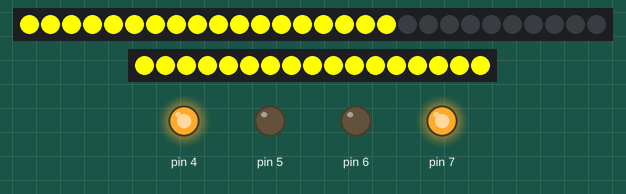
Recording of a sketch running on a simulated Arduino Uno, built with avr-gcc and run on an emulated ATmega328P. On the bench: 28 RGB LEDs in strip order, left to right, 17 RGB LEDs in strip order, left to right, output pins drawn as LEDs (lit = HIGH).

Above: at 8.96 s.
At 11.46 s:
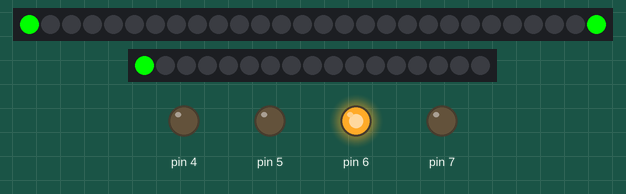
At 17.48 s:
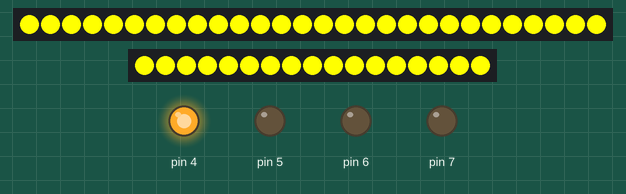
At 20.29 s:
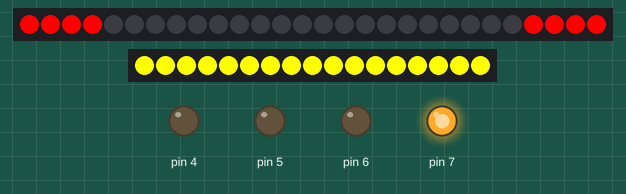
At 28.14 s:
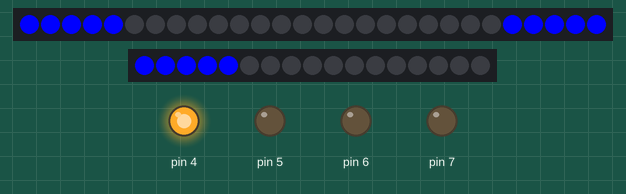
At 36.36 s:
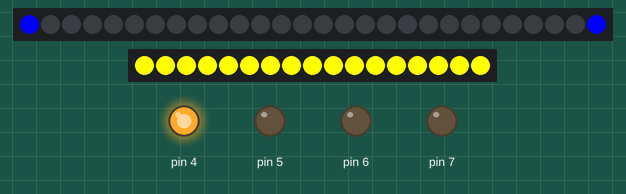
Timing chart, 0 to 40.0 s (numbered marks = the images above):
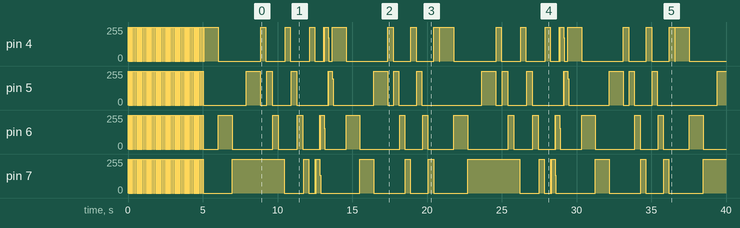

The sketch:

sketch_feb29a.ino
```cpp
#include <Adafruit_NeoPixel.h>


// pin on which Arduino is connected to the NeoPixel
int LEDPIN = 2;
int LEDPIN2 = 1;
//blue LEDS

// how many NeoPixels are attached to the Arduino
int NUMPIXELS = 28;
int NUMPIXELS2 = 17;

//flicker delay
unsigned long delayStart = 0; // the time the delay started
bool delayRunning = false;
bool rainbow = true;


Adafruit_NeoPixel pixels = Adafruit_NeoPixel(NUMPIXELS, LEDPIN ,NEO_GRB + NEO_KHZ800);
Adafruit_NeoPixel pixels2 = Adafruit_NeoPixel(NUMPIXELS2, LEDPIN2 ,NEO_GRB + NEO_KHZ800);


int delayval = 1000; //delay for half a second

void setup() {
  // put your setup code here, to run once:
  pixels.begin();
  pixels2.begin();
  //Blue Pin
  pinMode(4, OUTPUT);
  //Yellow Pin
  pinMode(5, OUTPUT);
  //Green Pin
  pinMode(6, OUTPUT);
  //Red Pin
  pinMode(7, OUTPUT);


  delayStart = millis();   // start delay
 // delayRunning = true; // not finished yet
}

void loop() {
  // put your main code here, to run repeatedly:
  /**
  delay(1000);
  digitalWrite(13, LOW);
  delay(1000);
  **/

  /**Need 3 second delay from hitting upload
  or wait until yellow light starts blinking**/
  //Intial flickering (4 seconds)
  while ((millis() - delayStart) <= 5000){ //stops after 4 seconds
    digitalWrite(4, HIGH);
    digitalWrite(5, HIGH);
    digitalWrite(6, HIGH);
    digitalWrite(7, HIGH);
    delay(50);
    digitalWrite(4, LOW);
    digitalWrite(5, LOW);
    digitalWrite(6, LOW);
    digitalWrite(7, LOW);
    delay(50);
    for (int i = 0; i<28; i++) {
        pixels.setPixelColor(i, pixels.Color(255,0,0));
        pixels2.setPixelColor(i, pixels2.Color(255,0,0));

    }
    pixels.show();
    pixels2.show();

    for (int i = 0; i<28; i++) {
      pixels.setPixelColor(i, pixels.Color(0,0,0));
      pixels2.setPixelColor(i, pixels2.Color(0,0,0));
   }
   pixels.show();
   pixels2.show();

  }


  //Loading Bar
 // while ((millis() - delayStart) <= 7500) {//stops at 9 second mark

    for(int i =0; i < 18; i++) {
      pixels.setPixelColor(i, pixels.Color(0,0,255));
      pixels2.setPixelColor(i, pixels2.Color(0,0,255));

      pixels.show();
      pixels2.show();

      digitalWrite(4, HIGH);
      delay(50);
      digitalWrite(4, LOW);

    }
  for(int i =0; i < 18; i++) {
      pixels.setPixelColor(i, pixels.Color(0,255,0));
      pixels2.setPixelColor(i, pixels2.Color(0,255,0));

      pixels.show();
      pixels2.show();

      digitalWrite(6, HIGH);
      delay(50);
      digitalWrite(6, LOW);

    }
  for(int i =0; i < 18; i++) {
      pixels.setPixelColor(i, pixels.Color(255,0,0));
      pixels2.setPixelColor(i, pixels2.Color(255,0,0));

      pixels.show();
      pixels2.show();

      digitalWrite(7, HIGH);
      delay(50);
      digitalWrite(7, HIGH);

  }
  for(int i =0; i < 18; i++) {
      pixels.setPixelColor(i, pixels.Color(255,255,0));
      pixels2.setPixelColor(i, pixels2.Color(255,255,0));

      pixels.show();
      pixels2.show();

      digitalWrite(5, HIGH);
      delay(50);
      digitalWrite(5, LOW);

  }

 //Quick Bounce x2.5
 //Bounce drip in blue
  for (int i = 0; i < 14; i++) {
      pixels.setPixelColor(i, pixels.Color(0,0,255));
      pixels.setPixelColor(27 - i, pixels.Color(0,0,255));
      pixels2.setPixelColor(i, pixels2.Color(0,0,255));
      pixels2.setPixelColor(27 - i, pixels2.Color(0,0,255));
      pixels.show();
      pixels2.show();

      delay(25);
      digitalWrite(4, HIGH);
    }
  for (int i = 13; i >= 0; i--) {
      pixels.setPixelColor(i, pixels.Color(0,0,0));
      pixels.setPixelColor(27 - i, pixels.Color(0,0,0));
      pixels2.setPixelColor(i, pixels2.Color(0,0,0));
      pixels2.setPixelColor(27 - i, pixels2.Color(0,0,0));
      pixels.show();
      pixels2.show();

      //delay(25);
      digitalWrite(4, LOW);
    }

  //Bounce drip in yellow
  for (int i = 0; i < 14; i++) {
      pixels.setPixelColor(i, pixels.Color(255,255,0));
      pixels.setPixelColor(27 - i, pixels.Color(255,255,0));
      pixels2.setPixelColor(i, pixels2.Color(255,255,0));
      pixels2.setPixelColor(27 - i, pixels2.Color(255,255,0));
      pixels.show();
      pixels2.show();
      delay(25);
      digitalWrite(5, HIGH);

    }
  for (int i = 13; i >= 0; i--) {
      pixels.setPixelColor(i, pixels.Color(0,0,0));
      pixels.setPixelColor(27 - i, pixels.Color(0,0,0));
      pixels2.setPixelColor(i, pixels2.Color(0,0,0));
      pixels2.setPixelColor(27 - i, pixels2.Color(0,0,0));
      pixels.show();
      pixels2.show();

      //delay(25);
      digitalWrite(5, LOW);

    }

  //Bounce drip in green
  for (int i = 0; i < 14; i++) {
      pixels.setPixelColor(i, pixels.Color(0,255,0));
      pixels.setPixelColor(27 - i, pixels.Color(0,255,0));
      pixels2.setPixelColor(i, pixels2.Color(0,255,0));
      pixels2.setPixelColor(27 - i, pixels2.Color(0,255,0));
      pixels.show();
      pixels2.show();

      delay(25);
      digitalWrite(6, HIGH);


    }
  for (int i = 13; i >= 0; i--) {
      pixels.setPixelColor(i, pixels.Color(0,0,0));
      pixels.setPixelColor(27 - i, pixels.Color(0,0,0));
      pixels2.setPixelColor(i, pixels2.Color(0,0,0));
      pixels2.setPixelColor(27 - i, pixels2.Color(0,0,0));
      pixels.show();
      pixels2.show();

      //delay(25);
      digitalWrite(6, LOW);
    }

  //Bounce drip in red
  for (int i = 0; i < 14; i++) {
      pixels.setPixelColor(i, pixels.Color(255,0,0));
      pixels.setPixelColor(27 - i, pixels.Color(255,0,0));
      pixels2.setPixelColor(i, pixels2.Color(255,0,0));
      pixels2.setPixelColor(27 - i, pixels2.Color(255,0,0));
      pixels.show();
      pixels2.show();

      delay(25);
      digitalWrite(7, HIGH);

    }
  for (int i = 13; i >= 0; i--) {
      pixels.setPixelColor(i, pixels.Color(0,0,0));
      pixels.setPixelColor(27 - i, pixels.Color(0,0,0));
      pixels2.setPixelColor(i, pixels2.Color(0,0,0));
      pixels2.setPixelColor(27 - i, pixels2.Color(0,0,0));
      pixels.show();
      pixels2.show();

      //delay(25);
      digitalWrite(7, LOW);

    }
       //Bounce drip in blue
  for (int i = 0; i < 14; i++) {
      pixels.setPixelColor(i, pixels.Color(0,0,255));
      pixels.setPixelColor(27 - i, pixels.Color(0,0,255));
      pixels2.setPixelColor(i, pixels2.Color(0,0,255));
      pixels2.setPixelColor(27 - i, pixels2.Color(0,0,255));
      pixels.show();
      pixels2.show();

      delay(25);
      digitalWrite(4, HIGH);
    }
  for (int i = 13; i >= 0; i--) {
      pixels.setPixelColor(i, pixels.Color(0,0,0));
      pixels.setPixelColor(27 - i, pixels.Color(0,0,0));
      pixels2.setPixelColor(i, pixels2.Color(0,0,0));
      pixels2.setPixelColor(27 - i, pixels2.Color(0,0,0));
      pixels.show();
      pixels2.show();

      //delay(25);
      digitalWrite(4, LOW);
    }

  //Bounce drip in yellow
  for (int i = 0; i < 14; i++) {
      pixels.setPixelColor(i, pixels.Color(255,255,0));
      pixels.setPixelColor(27 - i, pixels.Color(255,255,0));
      pixels2.setPixelColor(i, pixels2.Color(255,255,0));
      pixels2.setPixelColor(27 - i, pixels2.Color(255,255,0));
      pixels.show();
      pixels2.show();

      delay(25);
      digitalWrite(5, HIGH);

    }
  for (int i = 13; i >= 0; i--) {
      pixels.setPixelColor(i, pixels.Color(0,0,0));
      pixels.setPixelColor(27 - i, pixels.Color(0,0,0));
      pixels2.setPixelColor(i, pixels2.Color(0,0,0));
      pixels2.setPixelColor(27 - i, pixels2.Color(0,0,0));
      pixels.show();
      pixels2.show();

      //delay(25);
      digitalWrite(5, LOW);

    }
     //Bounce drip in green
  for (int i = 0; i < 14; i++) {
      pixels.setPixelColor(i, pixels.Color(0,255,0));
      pixels.setPixelColor(27 - i, pixels.Color(0,255,0));
      pixels2.setPixelColor(i, pixels2.Color(0,255,0));
      pixels2.setPixelColor(27 - i, pixels2.Color(0,255,0));
      pixels.show();
      pixels2.show();

      delay(25);
      digitalWrite(6, HIGH);

    }
  for (int i = 13; i >= 0; i--) {
      pixels.setPixelColor(i, pixels.Color(0,0,0));
      pixels.setPixelColor(27 - i, pixels.Color(0,0,0));
      pixels2.setPixelColor(i, pixels2.Color(0,0,0));
      pixels2.setPixelColor(27 - i, pixels2.Color(0,0,0));
      pixels.show();
      pixels2.show();

      //delay(25);
      digitalWrite(6, LOW);

    }
     //Bounce drip in red
  for (int i = 0; i < 14; i++) {
      pixels.setPixelColor(i, pixels.Color(255,0,0));
      pixels2.setPixelColor(27 - i, pixels.Color(255,0,0));
      pixels2.setPixelColor(i, pixels2.Color(255,0,0));
      pixels.setPixelColor(27 - i, pixels2.Color(255,0,0));
      pixels.show();
      pixels2.show();

      delay(25);
      digitalWrite(7, HIGH);

    }
  for (int i = 13; i >= 0; i--) {
      pixels.setPixelColor(i, pixels.Color(0,0,0));
      pixels.setPixelColor(27 - i, pixels.Color(0,0,0));
      pixels2.setPixelColor(i, pixels2.Color(0,0,0));
      pixels2.setPixelColor(27 - i, pixels2.Color(0,0,0));
      pixels.show();
      pixels2.show();

      //delay(25);
      digitalWrite(7, LOW);

    }

   //Bounce drip in blue
  for (int i = 0; i < 14; i++) {
      pixels.setPixelColor(i, pixels.Color(0,0,255));
      pixels.setPixelColor(27 - i, pixels.Color(0,0,255));
      pixels2.setPixelColor(i, pixels2.Color(0,0,255));
      pixels2.setPixelColor(27 - i, pixels2.Color(0,0,255));
      pixels.show();
      pixels2.show();

      delay(25);
      digitalWrite(4, HIGH);
    }
  for (int i = 13; i >= 0; i--) {
      pixels.setPixelColor(i, pixels.Color(0,0,0));
      pixels.setPixelColor(27 - i, pixels.Color(0,0,0));
      pixels2.setPixelColor(i, pixels2.Color(0,0,0));
      pixels2.setPixelColor(27 - i, pixels2.Color(0,0,0));
      pixels.show();
      pixels2.show();

      //delay(25);
      digitalWrite(4, LOW);
    }
   //Rainbow drip
    for (int i = 0; i < 28; i++) {
      pixels.setPixelColor(i, pixels.Color(255,0,0));
      pixels2.setPixelColor(i, pixels2.Color(255,0,0));

      digitalWrite(7, HIGH);
      delay(10);
      digitalWrite(7, LOW);
    }
    pixels.show();
    pixels2.show();


    for (int i = 0; i < 28; i++) {
      pixels.setPixelColor(i, pixels.Color(0,255,0));
      pixels2.setPixelColor(i, pixels2.Color(0,255,0));

      digitalWrite(6, HIGH);
      delay(10);
      digitalWrite(6, LOW);
    }
    pixels.show();
    pixels2.show();


     for (int i = 0; i < 28; i++) {
      pixels.setPixelColor(i, pixels.Color(0,0,255));
      pixels2.setPixelColor(i, pixels2.Color(0,0,255));

      digitalWrite(4, HIGH);
      delay(10);
      digitalWrite(4, LOW);
    }
    pixels.show();
    pixels2.show();


     for (int i = 0; i < 28; i++) {
      pixels.setPixelColor(i, pixels.Color(255,255,0));
      pixels2.setPixelColor(i, pixels2.Color(255,255,0));

      digitalWrite(5, HIGH);
      delay(10);
      digitalWrite(5, LOW);
    }

    pixels.show();
    pixels2.show();


    for(int i =0; i < 18; i++) {
      pixels.setPixelColor(i, pixels.Color(0,0,255));
      pixels.show();
      digitalWrite(4, HIGH);
      delay(50);
      digitalWrite(4, LOW);
    }
  for(int i =0; i < 18; i++) {
      pixels.setPixelColor(i, pixels.Color(0,255,0));
      pixels.show();
      digitalWrite(6, HIGH);
      delay(50);
      digitalWrite(6, LOW);
    }
  for(int i =0; i < 18; i++) {
      pixels.setPixelColor(i, pixels.Color(255,0,0));
      pixels.show();
      digitalWrite(7, HIGH);
      delay(50);
      digitalWrite(7, LOW);
  }
  for(int i =0; i < 18; i++) {
      pixels.setPixelColor(i, pixels.Color(255,255,0));
      pixels.show();
      digitalWrite(5, HIGH);
      delay(50);
      digitalWrite(5, LOW);

  }

 //Quick Bounce x2.5
 //Bounce drip in blue
  for (int i = 0; i < 14; i++) {
      pixels.setPixelColor(i, pixels.Color(0,0,255));
      pixels.setPixelColor(27 - i, pixels.Color(0,0,255));
      pixels.show();
      digitalWrite(4, HIGH);
      delay(25);
    }
  for (int i = 13; i >= 0; i--) {
      pixels.setPixelColor(i, pixels.Color(0,0,0));
      pixels.setPixelColor(27 - i, pixels.Color(0,0,0));
      pixels.show();
      //delay(25);
      digitalWrite(4, LOW);

    }

  //Bounce drip in yellow
  for (int i = 0; i < 14; i++) {
      pixels.setPixelColor(i, pixels.Color(255,255,0));
      pixels.setPixelColor(27 - i, pixels.Color(255,255,0));
      pixels.show();
      delay(25);
      digitalWrite(5, HIGH);

    }
  for (int i = 13; i >= 0; i--) {
      pixels.setPixelColor(i, pixels.Color(0,0,0));
      pixels.setPixelColor(27 - i, pixels.Color(0,0,0));
      pixels.show();
      //delay(25);
      digitalWrite(5, LOW);

    }

  //Bounce drip in green
  for (int i = 0; i < 14; i++) {
      pixels.setPixelColor(i, pixels.Color(0,255,0));
      pixels.setPixelColor(27 - i, pixels.Color(0,255,0));
      pixels.show();
      delay(25);
      digitalWrite(6, HIGH);

    }
  for (int i = 13; i >= 0; i--) {
      pixels.setPixelColor(i, pixels.Color(0,0,0));
      pixels.setPixelColor(27 - i, pixels.Color(0,0,0));
      pixels.show();
      //delay(25);
      digitalWrite(6, LOW);

    }

  //Bounce drip in red
  for (int i = 0; i < 14; i++) {
      pixels.setPixelColor(i, pixels.Color(255,0,0));
      pixels.setPixelColor(27 - i, pixels.Color(255,0,0));
      pixels.show();
      delay(25);
      digitalWrite(7, HIGH);

    }
  for (int i = 13; i >= 0; i--) {
      pixels.setPixelColor(i, pixels.Color(0,0,0));
      pixels.setPixelColor(27 - i, pixels.Color(0,0,0));
      pixels.show();
      //delay(25);
      digitalWrite(7, LOW);

    }
       //Bounce drip in blue
  for (int i = 0; i < 14; i++) {
      pixels.setPixelColor(i, pixels.Color(0,0,255));
      pixels.setPixelColor(27 - i, pixels.Color(0,0,255));
      pixels.show();
      digitalWrite(4, HIGH);

      delay(25);
    }
  for (int i = 13; i >= 0; i--) {
      pixels.setPixelColor(i, pixels.Color(0,0,0));
      pixels.setPixelColor(27 - i, pixels.Color(0,0,0));
      pixels.show();
      digitalWrite(4, LOW);

      //delay(25);
    }

  //Bounce drip in yellow
  for (int i = 0; i < 14; i++) {
      pixels.setPixelColor(i, pixels.Color(255,255,0));
      pixels.setPixelColor(27 - i, pixels.Color(255,255,0));
      pixels.show();
      delay(25);
      digitalWrite(5, HIGH);

    }
  for (int i = 13; i >= 0; i--) {
      pixels.setPixelColor(i, pixels.Color(0,0,0));
      pixels.setPixelColor(27 - i, pixels.Color(0,0,0));
      pixels.show();
      //delay(25);
      digitalWrite(5, LOW);

    }
     //Bounce drip in green
  for (int i = 0; i < 14; i++) {
      pixels.setPixelColor(i, pixels.Color(0,255,0));
      pixels.setPixelColor(27 - i, pixels.Color(0,255,0));
      pixels.show();
      delay(25);
      digitalWrite(6, HIGH);

    }
  for (int i = 13; i >= 0; i--) {
      pixels.setPixelColor(i, pixels.Color(0,0,0));
      pixels.setPixelColor(27 - i, pixels.Color(0,0,0));
      pixels.show();
      //delay(25);
      digitalWrite(6, LOW);

    }
     //Bounce drip in red
  for (int i = 0; i < 14; i++) {
      pixels.setPixelColor(i, pixels.Color(255,0,0));
      pixels.setPixelColor(27 - i, pixels.Color(255,0,0));
      pixels.show();
      delay(25);
      digitalWrite(7, HIGH);

    }
  for (int i = 13; i >= 0; i--) {
      pixels.setPixelColor(i, pixels.Color(0,0,0));
      pixels.setPixelColor(27 - i, pixels.Color(0,0,0));
      pixels.show();
      //delay(25);
      digitalWrite(7, LOW);

    }

   //Bounce drip in blue
  for (int i = 0; i < 14; i++) {
      pixels.setPixelColor(i, pixels.Color(0,0,255));
      pixels.setPixelColor(27 - i, pixels.Color(0,0,255));
      pixels.show();
      digitalWrite(4, HIGH);

      delay(25);
    }
  for (int i = 13; i >= 0; i--) {
      pixels.setPixelColor(i, pixels.Color(0,0,0));
      pixels.setPixelColor(27 - i, pixels.Color(0,0,0));
      pixels.show();
      digitalWrite(4, LOW);

      //delay(25);
    }


}
```
